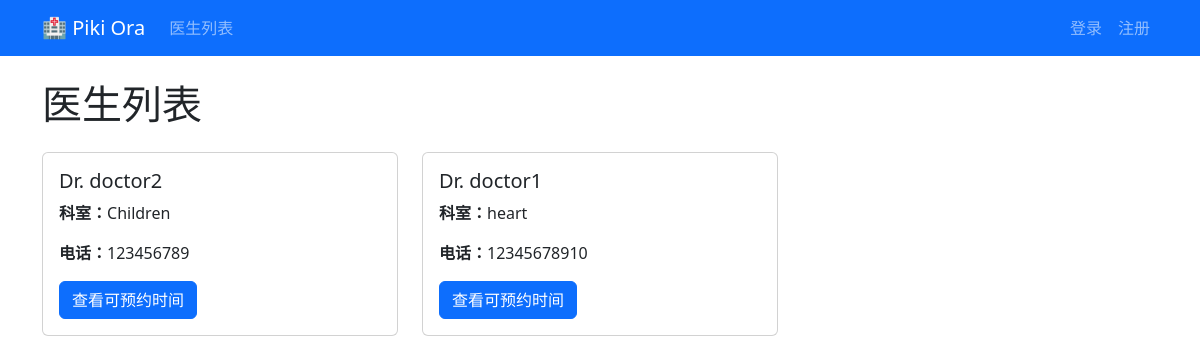
The app's page /doctors/ with its own data.
### blog/models.py (models this page shows, shortened)
class Doctor(models.Model):
    user = models.OneToOneField(
        User,
        on_delete=models.CASCADE,
        related_name='doctor_profile'
    )
    specialty = models.CharField(max_length=100)
    phone = models.CharField(max_length=20)
    bio = models.TextField(blank=True)
    created_at = models.DateTimeField(auto_now_add=True)
    class Meta:
        ordering = ['-created_at']

### blog/views.py (the view)
# urls.py: path('doctors/', views.doctor_list, name='doctor_list'),
def doctor_list(request):
    doctors = Doctor.objects.all()
    return render(request, 'doctor_list.html', {'doctors': doctors})

### templates/doctor_list.html (shortened to what this page needs)
{% extends 'base.html' %}
{% block content %}
<h1>医生列表</h1>
<div class="row mt-4">
    {% for doctor in doctors %}
        <div class="col-md-4 mb-4">
            <div class="card">
                <div class="card-body">
                    <h5 class="card-title">Dr. {{ doctor.user.username }}</h5>
                    <p class="card-text">
                        <strong>科室：</strong>{{ doctor.specialty }}
                    </p>
                    <p class="card-text">
                        <strong>电话：</strong>{{ doctor.phone }}
                    </p>
                    <a href="{% url 'doctor_detail' doctor.id %}"
                       class="btn btn-primary">
                        查看可预约时间
                    </a>
                </div>
            </div>
        </div>
    {% empty %}
        <div class="col-12">
            <p>暂无医生</p>
        </div>
    {% endfor %}
</div>
{% endblock %}

### records on screen
Doctor: user.username "doctor2", specialty "Children", phone "123456789"
Doctor: user.username "doctor1", specialty "heart", phone "12345678910"
